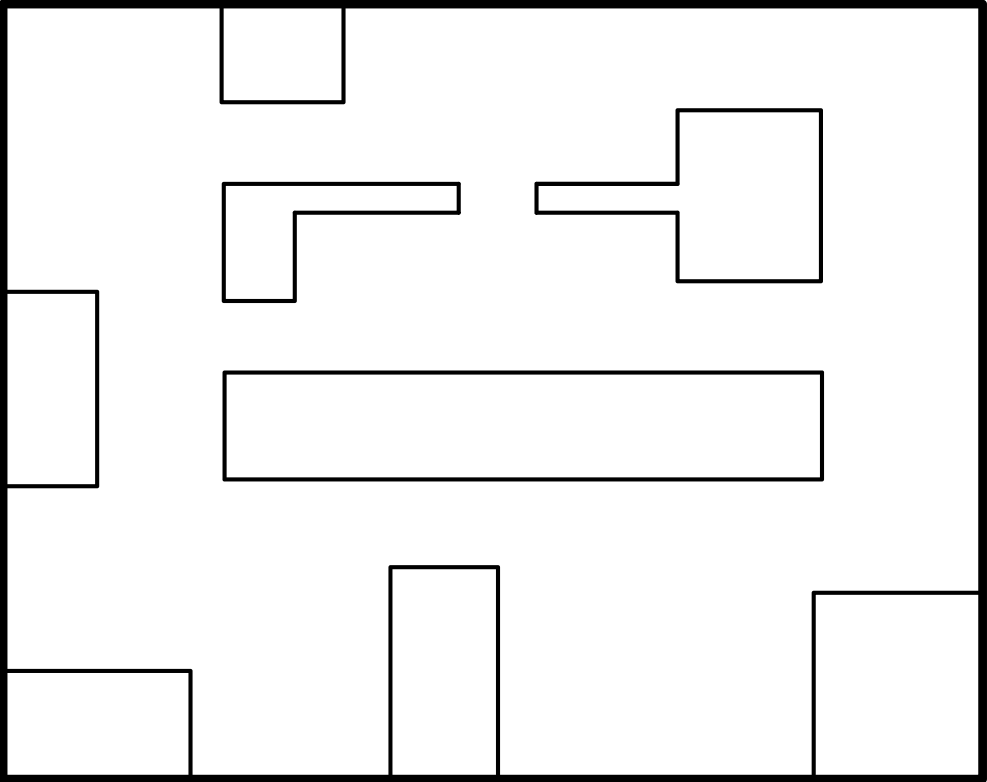
%> input picture Map/map.png, 1974 x 1564 px (shown at 1/2 size)
$ octave create_map.m   (GNU Octave 9; MATLAB toolbox functions it lacks are replaced by stand-ins)
%> lines starting %> are read from the running program, lines starting %| are printed output that depends on the picture; in (x1, y1, x2, y2) boxes, pixels count from 0 and x2, y2 are one past the last pixel; in counts of white or black regions, pixels touching at a corner belong together; the program's own positions count from 1
clear; clc;
filename = 'map.png';
resize_to = [600, 800];     % Final map size in pixels (height x width)
threshold = 0.5;            % Threshold for binarization (0-1 grayscale)

%load img
img = imread(filename);
%> img is the input picture: size 1564x1974x3 uint8; min 0, max 255, mean 239.2
if size(img, 3) == 3
    img = rgb2gray(img);
%> img: size 1564x1974 uint8
end

% Resize
img = imresize(img, resize_to);
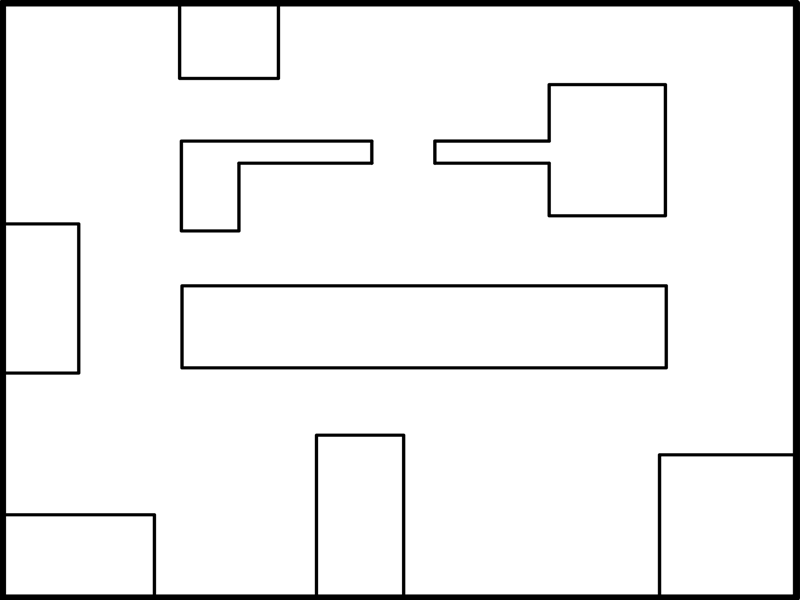
%> img: size 600x800 uint8; min 0, max 255, mean 239.2

% Convert to binary (0 = black = wall, 1 = white = free)
map = imbinarize(im2double(img), threshold);
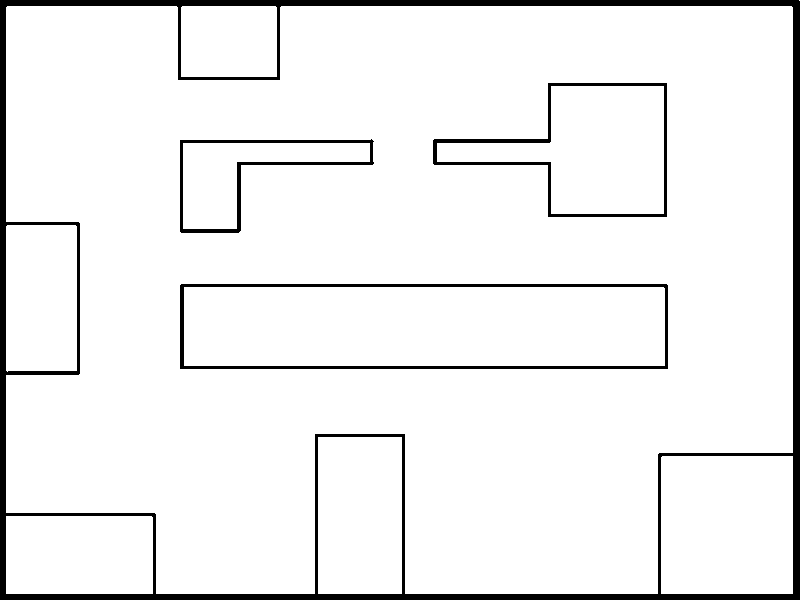
%> map: size 600x800 logical; 93.9% white; 4 black regions, box (x1, y1, x2, y2) and area: (0, 0, 800, 600) 21651, (180, 284, 668, 369) 3480, (433, 83, 667, 217) 2303, (180, 139, 374, 233) 1802

% Display
figure;
imshow(map, 'InitialMagnification', 'fit');
colormap(gray);
title('Click to add landmarks. Press Enter when done.');
hold on;

% Get landmark clicks
%> (the run ends here)
